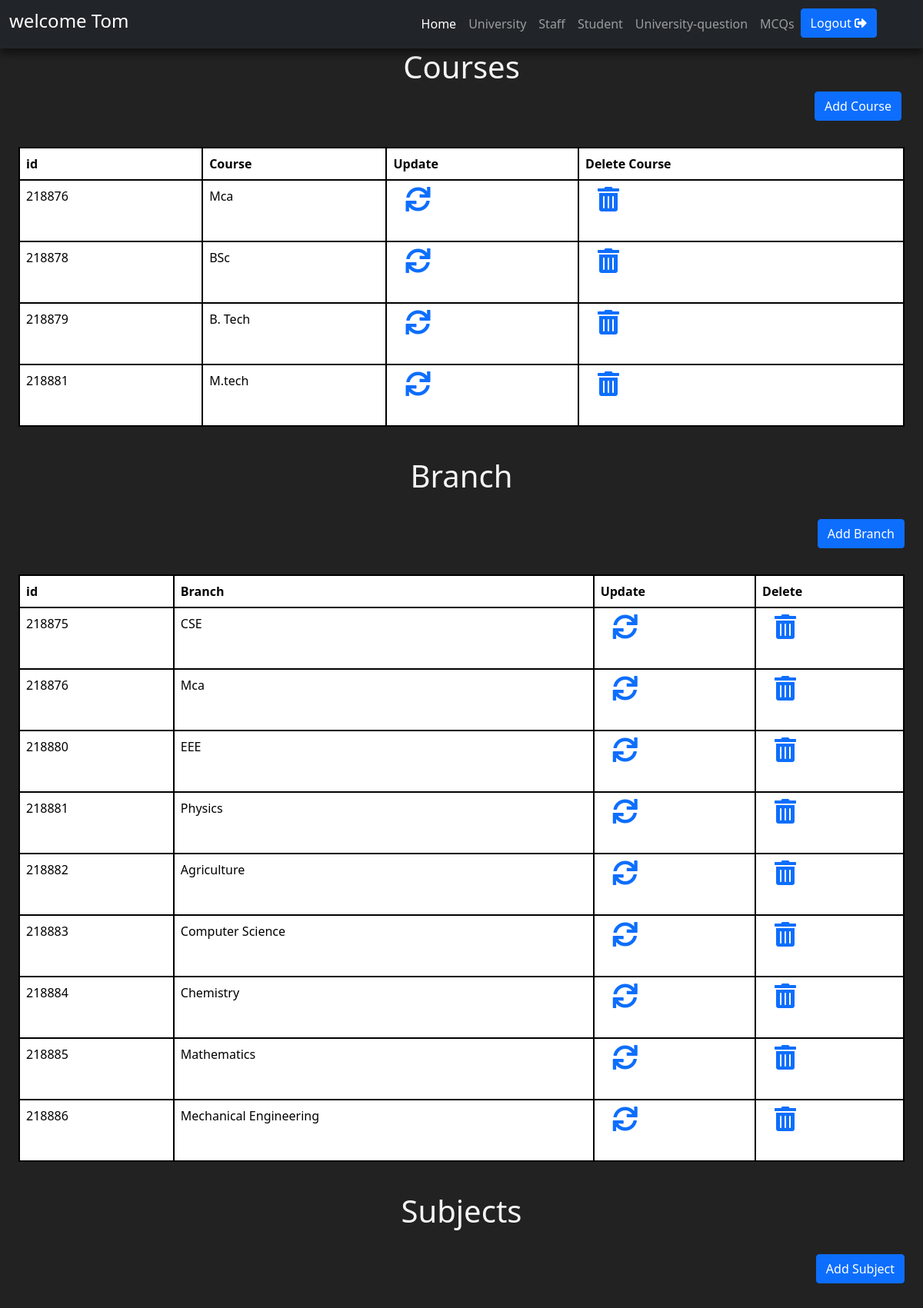
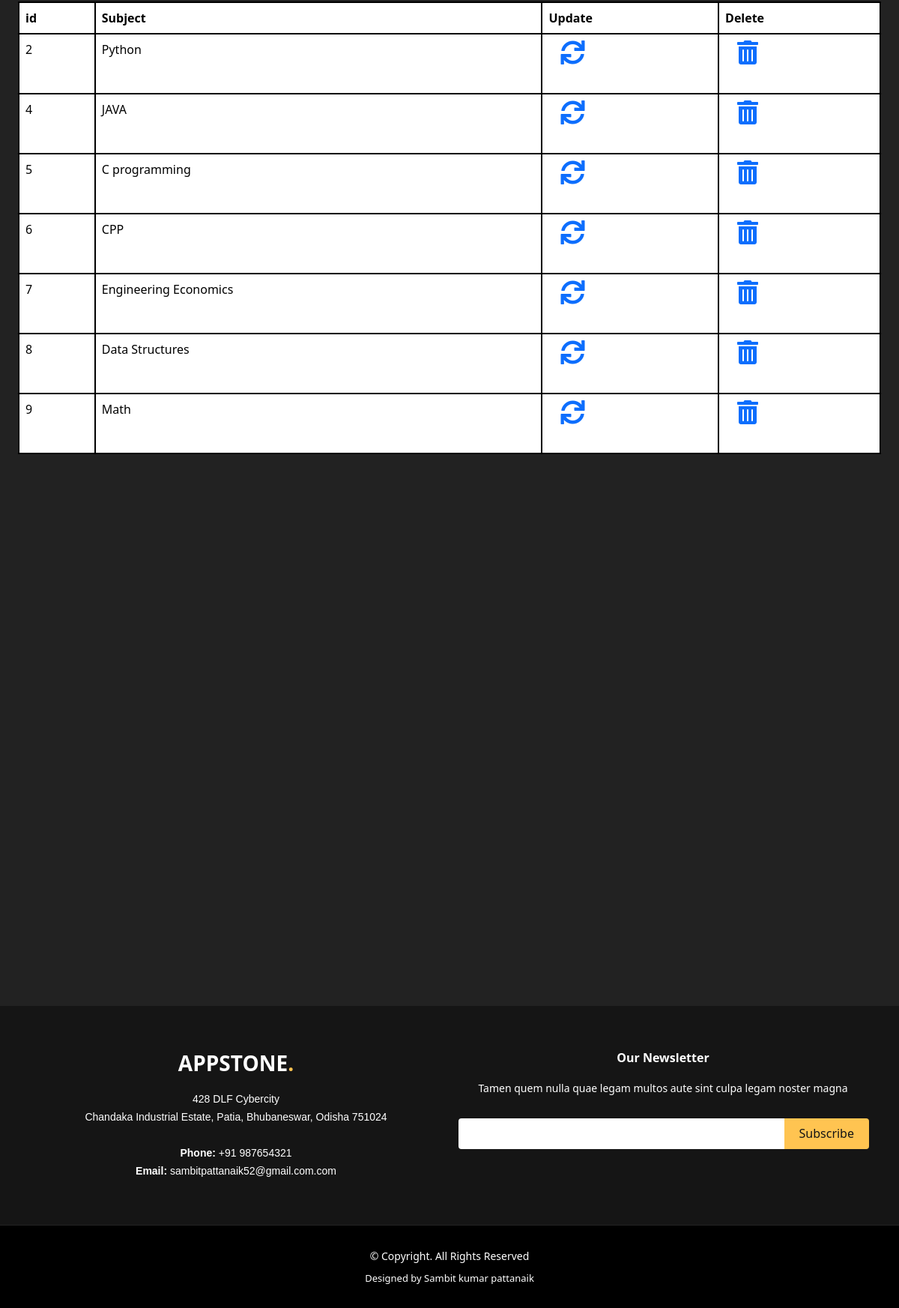
The page /courses.php (signed in) on the database its author committed (2 pictures, top to bottom).
### tables this page shows
CREATE TABLE `course` (
  `cid` int(11) NOT NULL,
  `course` varchar(255) NOT NULL
);

CREATE TABLE `branch` (
  `id` int(11) NOT NULL,
  `branch` varchar(255) NOT NULL
);

CREATE TABLE `subject` (
  `id` int(11) NOT NULL,
  `subject` varchar(255) NOT NULL
);

### courses.php (the view, shortened to what this page needs)
<!doctype html>
<html lang="en">
<?php
 if(isset($_SESSION['username']))
 {
?>
<head>
    <link href="https://cdn.jsdelivr.net/npm/bootstrap@5.0.0-beta2/dist/css/bootstrap.min.css" rel="stylesheet">
    <link rel="stylesheet" href="admin page.css">
    <link rel="stylesheet" href="https://cdnjs.cloudflare.com/ajax/libs/font-awesome/4.7.0/css/font-awesome.min.css">
    <link rel="stylesheet" href="https://cdn.jsdelivr.net/npm/bootstrap-icons@1.4.0/font/bootstrap-icons.css">
    <link rel="stylesheet" href="https://cdnjs.cloudflare.com/ajax/libs/font-awesome/5.15.2/css/all.min.css" />
    <link rel="stylesheet" href="footer.css">
</head>
<body>
    <header>
        <nav class="navbar sticky-top navbar-expand-lg navbar-dark bg-dark" id="nave">
            <div class="container-fluid">
                <a class="navbar-brand" href="#"> <?php
             $user_email=$_SESSION['username'];
             echo "<h4> welcome $user_email </h4>";
            ?>
</a>
                <div class="collapse navbar-collapse" id="navbarSupportedContent">
                    <ul class="navbar-nav ms-auto me-5 mb-2 mb-lg-0">
                        <li class="nav-item">
                            <a class="nav-link active" aria-current="page" href="admin-page.php">Home</a>
                        </li>
                        <li class="nav-item">
                            <a class="nav-link" href="university.php">University</a>
                        </li>
                        <li class="nav-item">
                            <a class="nav-link" aria-current="page" href="staff.php">Staff</a>
                        </li>
                        <li class="nav-item">
                            <a class="nav-link" href="Student.php">Student</a>
                        </li>
                        <li class="nav-item">
                            <a class="nav-link" href="University-questions.php">University-question</a>
                        </li>
                        <li class="nav-item">
                            <a class="nav-link" href="mcq.php">MCQs</a>
                        </li>
                        <form action="" method="POST">
                        <button type="submit" name="logout" class="btn btn-primary">Logout  <i class="fa fa-sign-out-alt"></i></button>
                        </form>
                    </ul>
                </div>
            </div>
        </nav>
        <div class="container-fluid" data-aos="fade-up">
            <div class="section-title">
                <h1>Courses</h1>
            </div>
            <a href="admin-add-course.php"><button type="button" class="btn btn-primary float-end me-3" name="add">Add Course</button></a>
            <br><br><br>
            <div class="container-fluid">
                <div class="table-responsive">
                    <table class="table" style="color: black;background-color: white; padding: 20px; border-radius: 5px;">
                        <tr>
                            <th style="border: 2px solid black;">id</th>
                            <th style="border: 2px solid black;">Course</th>
                            <th style="border: 2px solid black;">Update</th>
                            <th style="border: 2px solid black;">Delete Course</th>
                        </tr>
                        <?php
$connect= new mysqli("localhost","root","","qbms");
$query="select * from course";
$result=$connect->query($query);
if($result->num_rows>0){
    while($row = $result->fetch_assoc()){
        echo "<tr  style=\"border:2px solid black; height:5rem;\">";
        echo "<td style=\"border:2px solid black;\">".$row['cid']."</td>";
        echo "<td style=\"border:2px solid black;\">".$row['course']."</td>";
        echo "<td style=\"border:2px solid black;\" class=\"ps-4\">"."<a href=\"admin-update-course.php?updateid=$row[cid]\">"."<i class=\"fa fa-sync fa-2x\"></i>"."</a>"."</td>";
        echo "<td style=\"border:2px solid black;\" class=\"ps-4\">"."<a href=\"admin-delete-course.php?delete=$row[cid]\">"."<i class=\"fa fa-trash-alt fa-2x\"></i>"."</a>"."</td>";
        echo "</tr>";
    }
}else{
    echo "There's no data in the table";
}
?>
                    </table>
                <br>
                <div class="section-title">
                <h1>Branch</h1>
                </div>
                <br>
                <a href="admin-add-branch.php"><button type="button" class="btn btn-primary float-end" name="add">Add Branch</button></a>
                <br><br><br>
                <div class="table-responsive">
                    <table class="table" style="color: black;background-color: white; padding: 20px; border-radius: 5px;"">
                        <tr>
                            <th style="border: 2px solid black;">id</th>
                            <th style="border: 2px solid black;">Branch</th>
                            <th style="border: 2px solid black;">Update</th>
                            <th style="border: 2px solid black;">Delete</th>
                        </tr>
                        <?php
                    $connect= new mysqli("localhost","root","","qbms");
                        $query="select * from Branch";
                    $result=$connect->query($query);
                    if($result->num_rows>0){
                        while($row = $result->fetch_assoc()){
                            echo "<tr  style=\"border:2px solid black; height:5rem;\">";
                            echo "<td style=\"border:2px solid black;\">".$row['id']."</td>";
                            echo "<td style=\"border:2px solid black;\">".$row['branch']."</td>";
                            echo "<td style=\"border:2px solid black;\" class=\"ps-4\">"."<a href=\"admin-update-branch.php?updateid=$row[id]\">"."<i class=\"fa fa-sync fa-2x\"></i>"."</a>"."</td>";
                            echo "<td style=\"border:2px solid black;\" class=\"ps-4\">"."<a href=\"admin-delete-branch.php?delete=$row[id]\">"."<i class=\"fa fa-trash-alt fa-2x\"></i>"."</a>"."</td>";
                                echo "</tr>";
                            }
                        }else{
                                 echo "There's no data in the table";
                                }
?>
                    </table>
                </div>
                <br>
                <div class="section-title">
                <h1>Subjects</h1>
                </div>
                <br>
                <a href="admin-add-subject.php"><button type="button" class="btn btn-primary float-end" name="add">Add Subject</button></a>
                <br><br><br>
                <div class="table-responsive">
                    <table class="table"style="color: black;background-color: white; padding: 20px; border-radius: 5px;"">
                        <tr>
                            <th style="border: 2px solid black;">id</th>
                            <th style="border: 2px solid black;">Subject</th>
                            <th style="border: 2px solid black;">Update</th>
                            <th style="border: 2px solid black;">Delete</th>
                        </tr>
                        <?php
                $connect= new mysqli("localhost","root","","qbms");
                        $query="select * from subject";
                            $result=$connect->query($query);
                            if($result->num_rows>0){
                               while($row = $result->fetch_assoc()){
                                   echo "<tr  style=\"border:2px solid black; height:5rem;\">";
                                   echo "<td style=\"border:2px solid black;\">".$row['id']."</td>";
                                   echo "<td style=\"border:2px solid black;\">".$row['subject']."</td>";
                                   echo "<td style=\"border:2px solid black;\" class=\"ps-4\">"."<a href=\"admin-update-subject.php?updateid=$row[id]\">"."<i class=\"fa fa-sync fa-2x\"></i>"."</a>"."</td>";
                                  echo "<td style=\"border:2px solid black;\" class=\"ps-4\">"."<a href=\"admin-delete-subject.php?delete=$row[id]\">"."<i class=\"fa fa-trash-alt fa-2x\"></i>"."</a>"."</td>";
                                  echo "</tr>";
                              }
                            }else{
                               echo "There's no data in the table";
                            }
                            ?>
                    </table>
                </div>
            </div>
            </div>
        </div>
                <br><br><br><br><br><br><br><br><br><br><br><br><br><br><br><br><br><br><br><br><br><br><br><br><br><br><br><br><br><br>
    </header>
    <footer id="footer">
        <div class="footer-top">
            <div class="container">
                <div class="row text-center">
                    <div class="col-lg-6 col-md-6">
                        <div class="footer-info" id="info">
                            <h3>Appstone<span>.</span></h3>
                            <p text-align-sm-left>
                                428 DLF Cybercity <br> Chandaka Industrial Estate, Patia, Bhubaneswar, Odisha 751024<br><br>
                                <strong>Phone:</strong> +91 987654321<br>
                                <strong>Email:</strong> sambitpattanaik52@gmail.com.com<br>
                            </p>
                        </div>
                    </div>
                    <div class="col-lg-6 col-md-6 footer-newsletter">
                        <h4>Our Newsletter</h4>
                        <p>Tamen quem nulla quae legam multos aute sint culpa legam noster magna</p>
                        <form action="" method="post">
                            <input type="email" name="email"><input type="submit" value="Subscribe">
                        </form>
                    </div>
                </div>
            </div>
        </div>
        <div class="container">
            <div class="copyright">
                &copy; Copyright. All Rights Reserved
            </div>
            <div class="credits">
                Designed by Sambit kumar pattanaik
            </div>
        </div>
    </footer>
</body>
</html>
<?php   }else{
    header("location:admin_login.php");}?>

### admin page.css (style rules this page uses)
body { background-color: #222; color: white; }
.section-title { text-align: center; text-shadow: black; color: whitesmoke; }

### footer.css (style rules this page uses)
#footer { background: black; padding: 0 0 30px 0; color: #fff; font-size: 14px; position: relative; }
#footer .footer-top { background: #151515; border-bottom: 1px solid #222222; padding: 60px 0 30px 0; }
#footer .footer-top .footer-info { margin-bottom: 30px; }
#footer .footer-top .footer-info h3 { font-size: 28px; margin: 0 0 20px 0; padding: 2px 0 2px 0; line-height: 1; font-weight: 700; text-transform: uppercase; }
#footer .footer-top .footer-info h3 span { color: #ffc451; }
#footer .footer-top .footer-info p { font-size: 14px; line-height: 24px; margin-bottom: 0; font-family: "Raleway", sans-serif; color: #fff; }
#footer .footer-top h4 { font-size: 16px; font-weight: 600; color: #fff; position: relative; padding-bottom: 12px; }
#footer .footer-top .footer-newsletter form { margin-top: 30px; background: #fff; padding: 6px 10px; position: relative; border-radius: 4px; }
#footer .footer-top .footer-newsletter form input[type="email"] { border: 0; padding: 4px; width: calc(100% - 110px); }
#footer .footer-top .footer-newsletter form input[type="submit"] { position: absolute; top: 0; right: -2px; bottom: 0; border: 0; background: none; font-size: 16px; padding: 0 20px; background: #ffc451; color: #151515; transition: 0.3s; border-radius: 0 4px 4px 0; }
#footer .copyright { text-align: center; padding-top: 30px; }
#footer .credits { padding-top: 10px; text-align: center; font-size: 13px; color: #fff; }

### rows shown on the page
course: cid "218876", course "Mca"
course: cid "218878", course "BSc"
course: cid "218879", course "B. Tech"
course: cid "218881", course "M.tech"
branch: id "218875", branch "CSE"
branch: id "218876", branch "Mca"
branch: id "218880", branch "EEE"
branch: id "218881", branch "Physics"
branch: id "218882", branch "Agriculture"
branch: id "218883", branch "Computer Science"
branch: id "218884", branch "Chemistry"
branch: id "218885", branch "Mathematics"
branch: id "218886", branch "Mechanical Engineering"
subject: id "2", subject "Python"
subject: id "4", subject "JAVA"
subject: id "5", subject "C programming"
subject: id "6", subject "CPP"
subject: id "7", subject "Engineering Economics"
subject: id "8", subject "Data Structures"
subject: id "9", subject "Math"

### other values the page prints
$user_email "Tom"
